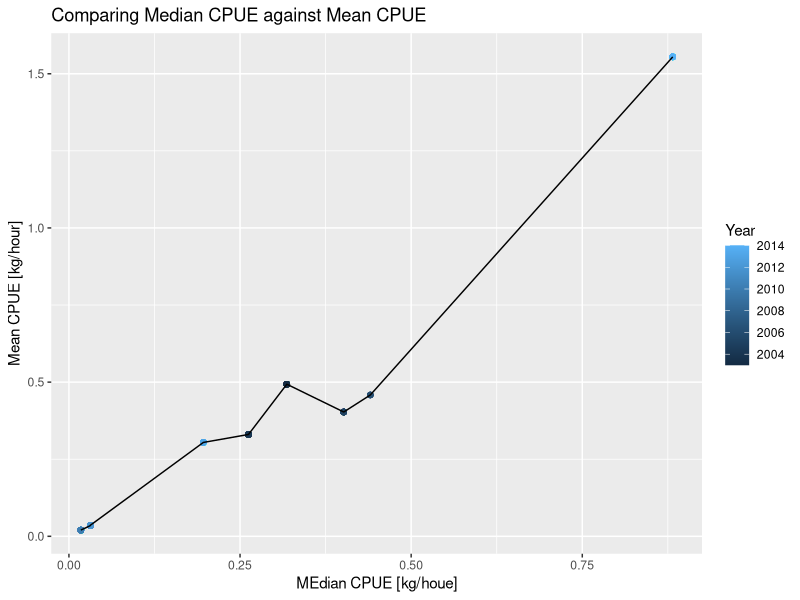
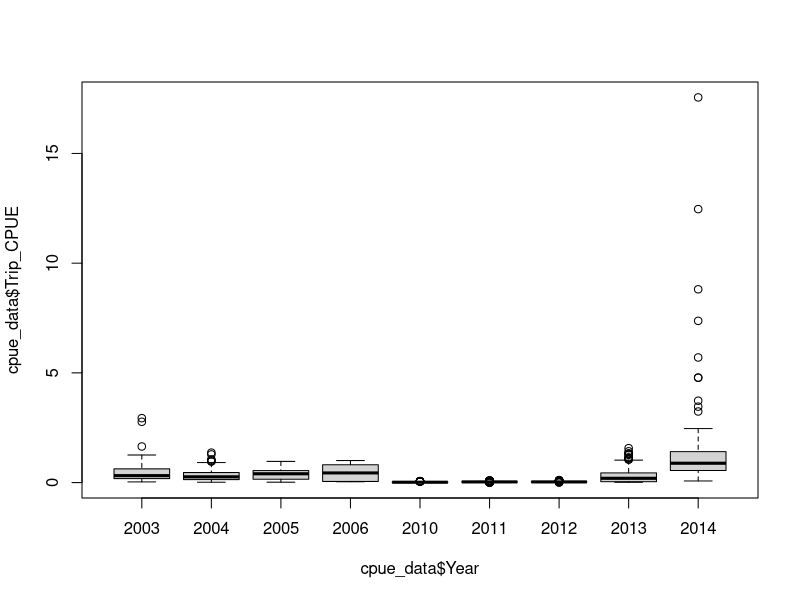

Generate these figures, in order, with R:
## ---- chunk 1
library(readr)
library(dplyr)
library(lubridate)
library(magrittr)
library(tidyverse)
library(ggplot2)
## ---- chunk 2
landings_data <- read_csv("sample_landings_data_raw.txt")
## ---- chunk 3
landings_data <- landings_data %>%
  rename(Year = yy,
         Date = dat,
         Trip_ID = trip,
         Effort_Hours = effort,
         Gear = gr,
         Species = sp,
         Length_cm = l_cm,
         Weight_g = w_cm) %>%
   mutate(Date = mdy(Date)) 
## ---- chunk 4
landings_data[!complete.cases(landings_data),]
## ---- chunk 5
landings_data <- na.omit(landings_data)
## ---- chunk 6
cpue_data <- landings_data %>% 
    mutate(Weight_kg = Weight_g / 1000) %>%
    group_by(Year,Trip_ID) %>% 
    summarize(Trip_CPUE = sum(Weight_kg) /           mean(Effort_Hours)) %>% 
    group_by(Year) %>% 
    summarize(Median_CPUE_kg_hour =                  median(Trip_CPUE), Mean_CPUE_kg_hour =           mean(Trip_CPUE), Trip_CPUE = Trip_CPUE) 
## ---- chunk 7
cpue_data
## ---- chunk 8
  ggplot(data = cpue_data, mapping =  aes(x=Median_CPUE_kg_hour,y=Mean_CPUE_kg_hour)) +
  geom_point(mapping = aes(x = Median_CPUE_kg_hour, y = Mean_CPUE_kg_hour, color = Year)) +
  geom_line() + 
  ylab("Mean CPUE [kg/hour]") + xlab("MEdian CPUE [kg/houe]") +
  ggtitle("Comparing Median CPUE against Mean CPUE") 
## ---- chunk 9
boxplot(cpue_data$Trip_CPUE ~ cpue_data$Year)
